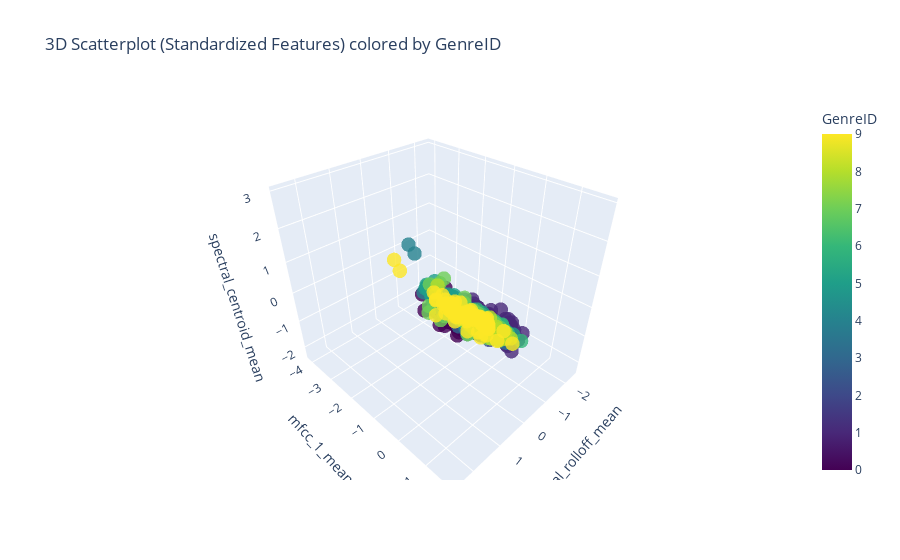

Notebook code cell kept with this figure:
### Markdown cell above
***Statistical functions, heatmap and scatterplot***

Functions for creating a correlation matrix and plotting of heat-map and scatterplot of features.

### Code cell
def sample_mean(data):
    my = 0
    for i in range(len(data)):
        my += data[i]
    return my/len(data)

def cov(x_data, y_data):
    cov = 0
    x_mean = sample_mean(x_data)
    y_mean = sample_mean(y_data)
    for i in range(len(x_data)):
        cov += (x_data[i]-x_mean)*(y_data[i]-y_mean)
    return cov



def pearson_correlation(x_data, y_data):
    sigX = 0
    sigY = 0
    x_data_mean = sample_mean(x_data)
    y_data_mean = sample_mean(y_data)
    
    for i in range(len(x_data)):
        sigX += (x_data[i] - x_data_mean)**2
        sigY += (y_data[i] - y_data_mean)**2

    return cov(x_data, y_data)/math.sqrt(sigX*sigY)


def get_feature_correlation_matrix(features, train_data):
    corr_matrix = []
    for i in range(len(features)):
        row = []
        f_i = train_data[features[i]]
        for j in range(len(features)):
            f_j = train_data[features[j]]
            row.append(pearson_correlation(f_i,f_j))
        corr_matrix.append(row)
    return corr_matrix


genre_id = train["GenreID"]
corr_matrix = get_feature_correlation_matrix(features, train)


plt.figure(figsize=(12, 8))  # Adjust the size of the plot for better readability
sns.heatmap(corr_matrix, annot=True, cmap='coolwarm', vmin=-1, vmax=1, linewidths=0.5)

plt.title('Feature Correlation Heatmap')
plt.tight_layout() 
plt.show()

fig = plt.figure(figsize=(10,8))
ax = fig.add_subplot(111, projection='3d')

scatter = ax.scatter(X_train_scaled[:,0], X_train_scaled[:,1], X_train_scaled[:,2], c=train['GenreID'], cmap='tab10', s=40)

ax.set_xlabel(features[0])
ax.set_ylabel(features[1])
ax.set_zlabel(features[2])
ax.set_title('3D scatterplot of features colored by GenreID')

fig.colorbar(scatter, ax=ax, label='GenreID')

plt.show()



fig = go.Figure(data=[go.Scatter3d(
    x=X_train_scaled[:, 0],
    y=X_train_scaled[:, 1],
    z=X_train_scaled[:, 2],
    mode='markers',
    marker=dict(
        size=5,
        color=train['GenreID'], 
        colorscale='Viridis',  
        opacity=0.8,
        colorbar=dict(title = 'GenreID')  
    )
)])

fig.update_layout(
    scene=dict(
        xaxis_title=features[0],
        yaxis_title=features[1],
        zaxis_title=features[2]
    ),
    title='3D Scatterplot (Standardized Features) colored by GenreID'
)
fig.show()

### Figure 1 — Plotly figure (JSON) as saved in the notebook; plotly's stock layout.template omitted (floating-point values rounded to 4 significant figures; data arrays with more than 128 entries replaced by an {"elided": "..."} marker saying what was removed)
{"data": [{"marker": {"color": {"elided": "792 int values"}, "colorbar": {"title": {"text": "GenreID"}}, "colorscale": [[0, "#440154"], [0.1111, "#482878"], [0.2222, "#3e4989"], [0.3333, "#31688e"], [0.4444, "#26828e"], [0.5556, "#1f9e89"], [0.6667, "#35b779"], [0.7778, "#6ece58"], [0.8889, "#b5de2b"], [1, "#fde725"]], "opacity": 0.8, "size": 5}, "mode": "markers", "type": "scatter3d", "x": {"elided": "792 float values"}, "y": {"elided": "792 float values"}, "z": {"elided": "792 float values"}}], "layout": {"scene": {"xaxis": {"title": {"text": "spectral_rolloff_mean"}}, "yaxis": {"title": {"text": "mfcc_1_mean"}}, "zaxis": {"title": {"text": "spectral_centroid_mean"}}}, "title": {"text": "3D Scatterplot (Standardized Features) colored by GenreID"}}}
